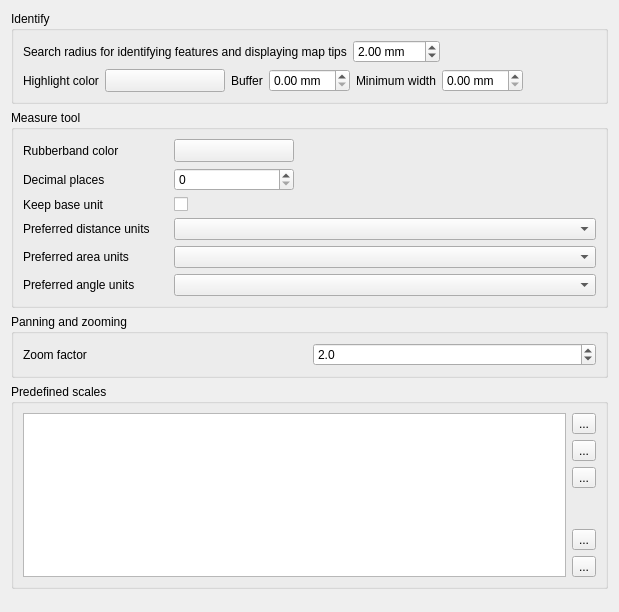
             <widget class="QWidget" name="mOptionsScrollAreaContents_05">
              <property name="geometry">
               <rect>
                <x>0</x>
                <y>0</y>
                <width>619</width>
                <height>612</height>
               </rect>
              </property>
              <layout class="QVBoxLayout" name="verticalLayout_30">
               <item>
                <widget class="QgsCollapsibleGroupBox" name="mIdentifyGroupBox">
                 <property name="title">
                  <string>Identify</string>
                 </property>
                 <layout class="QVBoxLayout" name="verticalLayout_37">
                  <item>
                   <layout class="QHBoxLayout" name="mIdentifyRadiusHorizontalLayout">
                    <item>
                     <widget class="QLabel" name="textLabel1_3">
                      <property name="text">
                       <string>Search radius for identifying features and displaying map tips</string>
                      </property>
                     </widget>
                    </item>
                    <item>
                     <widget class="QDoubleSpinBox" name="spinBoxIdentifyValue">
                      <property name="suffix">
                       <string> mm</string>
                      </property>
                      <property name="maximum">
                       <double>100.000000000000000</double>
                      </property>
                      <property name="singleStep">
                       <double>1.000000000000000</double>
                      </property>
                      <property name="value">
                       <double>2.000000000000000</double>
                      </property>
                     </widget>
                    </item>
                    <item>
                     <spacer name="horizontalSpacer_44">
                      <property name="orientation">
                       <enum>Qt::Horizontal</enum>
                      </property>
                      <property name="sizeHint" stdset="0">
                       <size>
                        <width>40</width>
                        <height>20</height>
                       </size>
                      </property>
                     </spacer>
                    </item>
                   </layout>
                  </item>
                  <item>
                   <layout class="QHBoxLayout" name="mIdentifyHighlightHorizontalLayout">
                    <item>
                     <widget class="QLabel" name="mIdentifyHighlighColorLabel">
                      <property name="text">
                       <string>Highlight color</string>
                      </property>
                     </widget>
                    </item>
                    <item>
                     <widget class="QgsColorButtonV2" name="mIdentifyHighlightColorButton">
                      <property name="sizePolicy">
                       <sizepolicy hsizetype="Fixed" vsizetype="Fixed">
                        <horstretch>0</horstretch>
                        <verstretch>0</verstretch>
                       </sizepolicy>
                      </property>
                      <property name="minimumSize">
                       <size>
                        <width>120</width>
                        <height>0</height>
                       </size>
                      </property>
                      <property name="maximumSize">
                       <size>
                        <width>120</width>
                        <height>16777215</height>
                       </size>
                      </property>
                      <property name="toolTip">
                       <string>&lt;html&gt;&lt;head/&gt;&lt;body&gt;&lt;p&gt;The color used to highlight identified feature. The alpha channel is only used for polygons fill, lines and outlines are fully opaque.&lt;/p&gt;&lt;/body&gt;&lt;/html&gt;</string>
                      </property>
                      <property name="text">
                       <string/>
                      </property>
                     </widget>
                    </item>
                    <item>
                     <widget class="QLabel" name="mIdentifyHighlightBufferLabel">
                      <property name="toolTip">
                       <string/>
                      </property>
                      <property name="text">
                       <string>Buffer</string>
                      </property>
                     </widget>
                    </item>
                    <item>
                     <widget class="QDoubleSpinBox" name="mIdentifyHighlightBufferSpinBox">
                      <property name="toolTip">
                       <string>Lines / outlines buffer in millimeters.</string>
                      </property>
                      <property name="suffix">
                       <string> mm</string>
                      </property>
                     </widget>
                    </item>
                    <item>
                     <widget class="QLabel" name="mIdentifyHighlightMinWidthLabel">
                      <property name="toolTip">
                       <string/>
                      </property>
                      <property name="text">
                       <string>Minimum width</string>
                      </property>
                     </widget>
                    </item>
                    <item>
                     <widget class="QDoubleSpinBox" name="mIdentifyHighlightMinWidthSpinBox">
                      <property name="toolTip">
                       <string>Minimum line / outline width in millimeters.</string>
                      </property>
                      <property name="suffix">
                       <string> mm</string>
                      </property>
                     </widget>
                    </item>
                    <item>
                     <spacer name="horizontalSpacer_45">
                      <property name="orientation">
                       <enum>Qt::Horizontal</enum>
                      </property>
                      <property name="sizeHint" stdset="0">
                       <size>
                        <width>40</width>
                        <height>20</height>
                       </size>
                      </property>
                     </spacer>
                    </item>
                   </layout>
                  </item>
                 </layout>
                </widget>
               </item>
               <item>
                <widget class="QgsCollapsibleGroupBox" name="groupBox_6">
                 <property name="title">
                  <string>Measure tool</string>
                 </property>
                 <layout class="QGridLayout" name="gridLayout_21">
                  <item row="3" column="0">
                   <widget class="QLabel" name="textLabel1_11">
                    <property name="text">
                     <string>Preferred distance units</string>
                    </property>
                   </widget>
                  </item>
                  <item row="4" column="1" colspan="3">
                   <widget class="QComboBox" name="mAreaUnitsComboBox"/>
                  </item>
                  <item row="3" column="1" colspan="3">
                   <widget class="QComboBox" name="mDistanceUnitsComboBox"/>
                  </item>
                  <item row="2" column="0">
                   <widget class="QLabel" name="label_13">
                    <property name="toolTip">
                     <string>If unchecked large numbers will be converted from m. to km. and from ft. to miles</string>
                    </property>
                    <property name="text">
                     <string>Keep base unit</string>
                    </property>
                   </widget>
                  </item>
                  <item row="1" column="1">
                   <widget class="QSpinBox" name="mDecimalPlacesSpinBox"/>
                  </item>
                  <item row="1" column="0">
                   <widget class="QLabel" name="label_12">
                    <property name="text">
                     <string>Decimal places</string>
                    </property>
                   </widget>
                  </item>
                  <item row="0" column="0">
                   <widget class="QLabel" name="textLabel1_10">
                    <property name="text">
                     <string>Rubberband color</string>
                    </property>
                   </widget>
                  </item>
                  <item row="0" column="2" colspan="2">
                   <spacer>
                    <property name="orientation">
                     <enum>Qt::Horizontal</enum>
                    </property>
                    <property name="sizeHint" stdset="0">
                     <size>
                      <width>191</width>
                      <height>20</height>
                     </size>
                    </property>
                   </spacer>
                  </item>
                  <item row="4" column="0">
                   <widget class="QLabel" name="textLabel1_14">
                    <property name="text">
                     <string>Preferred area units</string>
                    </property>
                   </widget>
                  </item>
                  <item row="2" column="1">
                   <widget class="QCheckBox" name="mKeepBaseUnitCheckBox">
                    <property name="text">
                     <string/>
                    </property>
                   </widget>
                  </item>
                  <item row="5" column="0">
                   <widget class="QLabel" name="mAngleUnitsLabel">
                    <property name="text">
                     <string>Preferred angle units</string>
                    </property>
                   </widget>
                  </item>
                  <item row="5" column="1" colspan="3">
                   <widget class="QComboBox" name="mAngleUnitsComboBox"/>
                  </item>
                  <item row="0" column="1">
                   <widget class="QgsColorButtonV2" name="pbnMeasureColor">
                    <property name="sizePolicy">
                     <sizepolicy hsizetype="Fixed" vsizetype="Fixed">
                      <horstretch>0</horstretch>
                      <verstretch>0</verstretch>
                     </sizepolicy>
                    </property>
                    <property name="minimumSize">
                     <size>
                      <width>120</width>
                      <height>0</height>
                     </size>
                    </property>
                    <property name="maximumSize">
                     <size>
                      <width>120</width>
                      <height>16777215</height>
                     </size>
                    </property>
                    <property name="text">
                     <string/>
                    </property>
                   </widget>
                  </item>
                 </layout>
                </widget>
               </item>
               <item>
                <widget class="QgsCollapsibleGroupBox" name="groupBox_10">
                 <property name="title">
                  <string>Panning and zooming</string>
                 </property>
                 <layout class="QGridLayout" name="_8">
                  <item row="0" column="0">
                   <widget class="QLabel" name="label_3">
                    <property name="text">
                     <string>Zoom factor</string>
                    </property>
                   </widget>
                  </item>
                  <item row="0" column="1">
                   <widget class="QDoubleSpinBox" name="spinZoomFactor">
                    <property name="decimals">
                     <number>1</number>
                    </property>
                    <property name="minimum">
                     <double>1.100000000000000</double>
                    </property>
                    <property name="value">
                     <double>2.000000000000000</double>
                    </property>
                   </widget>
                  </item>
                 </layout>
                </widget>
               </item>
               <item>
                <widget class="QgsCollapsibleGroupBox" name="groupBox_15">
                 <property name="title">
                  <string>Predefined scales</string>
                 </property>
                 <layout class="QGridLayout" name="gridLayout_26">
                  <item row="0" column="0">
                   <widget class="QListWidget" name="mListGlobalScales"/>
                  </item>
                  <item row="0" column="1">
                   <layout class="QVBoxLayout" name="verticalLayout_13">
                    <item>
                     <widget class="QToolButton" name="pbnAddScale">
                      <property name="toolTip">
                       <string>Add predefined scale</string>
                      </property>
                      <property name="text">
                       <string>...</string>
                      </property>
                      <property name="icon">
                       <iconset resource="../../images/images.qrc">
                        <normaloff>:/images/themes/default/symbologyAdd.svg</normaloff>:/images/themes/default/symbologyAdd.svg</iconset>
                      </property>
                     </widget>
                    </item>
                    <item>
                     <widget class="QToolButton" name="pbnRemoveScale">
                      <property name="toolTip">
                       <string>Remove selected</string>
                      </property>
                      <property name="text">
                       <string>...</string>
                      </property>
                      <property name="icon">
                       <iconset resource="../../images/images.qrc">
                        <normaloff>:/images/themes/default/symbologyRemove.svg</normaloff>:/images/themes/default/symbologyRemove.svg</iconset>
                      </property>
                     </widget>
                    </item>
                    <item>
                     <widget class="QToolButton" name="pbnDefaultScaleValues">
                      <property name="toolTip">
                       <string>Reset to default scales</string>
                      </property>
                      <property name="text">
                       <string>...</string>
                      </property>
                      <property name="icon">
                       <iconset resource="../../images/images.qrc">
                        <normaloff>:/images/themes/default/mActionUndo.svg</normaloff>:/images/themes/default/mActionUndo.svg</iconset>
                      </property>
                     </widget>
                    </item>
                    <item>
                     <spacer name="verticalSpacer_7">
                      <property name="orientation">
                       <enum>Qt::Vertical</enum>
                      </property>
                      <property name="sizeHint" stdset="0">
                       <size>
                        <width>20</width>
                        <height>40</height>
                       </size>
                      </property>
                     </spacer>
                    </item>
                    <item>
                     <widget class="QToolButton" name="pbnImportScales">
                      <property name="toolTip">
                       <string>Import from file</string>
                      </property>
                      <property name="text">
                       <string>...</string>
                      </property>
                      <property name="icon">
                       <iconset resource="../../images/images.qrc">
                        <normaloff>:/images/themes/default/mActionFileOpen.svg</normaloff>:/images/themes/default/mActionFileOpen.svg</iconset>
                      </property>
                     </widget>
                    </item>
                    <item>
                     <widget class="QToolButton" name="pbnExportScales">
                      <property name="toolTip">
                       <string>Export to file</string>
                      </property>
                      <property name="text">
                       <string>...</string>
                      </property>
                      <property name="icon">
                       <iconset resource="../../images/images.qrc">
                        <normaloff>:/images/themes/default/mActionFileSave.svg</normaloff>:/images/themes/default/mActionFileSave.svg</iconset>
                      </property>
                     </widget>
                    </item>
                   </layout>
                  </item>
                 </layout>
                </widget>
               </item>
               <item>
                <spacer name="verticalSpacer_3">
                 <property name="orientation">
                  <enum>Qt::Vertical</enum>
                 </property>
                 <property name="sizeHint" stdset="0">
                  <size>
                   <width>20</width>
                   <height>40</height>
                  </size>
                 </property>
                </spacer>
               </item>
              </layout>
             </widget>
